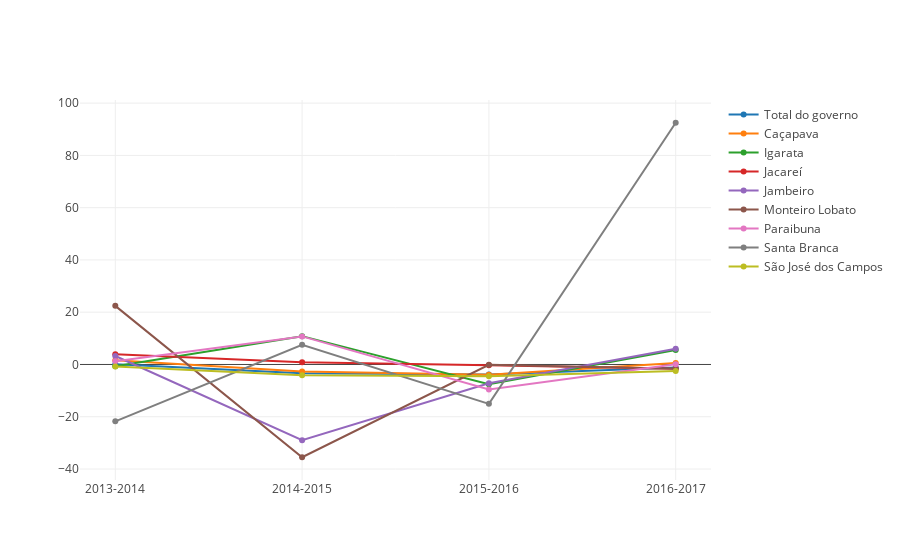

Notebook code cell kept with this figure:
### Markdown cell above
# Variação percentual dos empregos ao longo dos anos nos municípios

### Code cell
def returnMunicipio(municipio):
    municipios = []
    totalEmpregos2013 = df[df['periodo'] == 2013]
    totalEmpregos2014 = df[df['periodo'] == 2014]
    totalEmpregos2015 = df[df['periodo'] == 2015]
    totalEmpregos2016 = df[df['periodo'] == 2016]
    totalEmpregos2017 = df[df['periodo'] == 2017]
    municipio2013 = (totalEmpregos2013[df['local'] == municipio])['formais']
    municipio2014 = (totalEmpregos2014[df['local'] == municipio])['formais']
    municipio2015 = (totalEmpregos2015[df['local'] == municipio])['formais']
    municipio2016 = (totalEmpregos2016[df['local'] == municipio])['formais']
    municipio2017 = (totalEmpregos2017[df['local'] == municipio])['formais']
    municipios.extend([municipio2013.sum(), municipio2014.sum(),municipio2015.sum(),municipio2016.sum(),municipio2017.sum()])
    
    return municipios


cacapava = returnMunicipio("Caçapava")
igarata = returnMunicipio("Igaratá")
jacarei = returnMunicipio("Jacareí")
jambeiro = returnMunicipio("Jambeiro")
monteiro = returnMunicipio("Monteiro Lobato")
paraibuna = returnMunicipio("Paraibuna")
santabranca = returnMunicipio("Santa Branca")
sjc = returnMunicipio("São José dos Campos")


def returnPercent(um, dois, tres, quatro, cinco):
    
#um = a[0] #cacapava2013.sum()
#dois = a[1] #cacapava2014.sum()
#tres = a[2]  #cacapava2015.sum()
#quatro = a[3]  #cacapava2016.sum()
#cinco = a[4]  #cacapava2017.sum()
    percents = []
    umunicipioVarPercent = (dois/um - 1)*100
    dmunicipioVarPercent = (tres/dois - 1)*100
    tmunicipioVarPercent = (quatro/tres - 1)*100
    qmunicipioVarPercent = (cinco/quatro -1)*100
    #print("%.2f" %ucacapavaVarPercent, "%")
    #print("%.2f" %dcacapavaVarPercent, "%")
    #print("%.2f" %tcacapavaVarPercent, "%")
    #print("%.2f" %qcacapavaVarPercent, "%")
    percents.extend([("%.2f" %umunicipioVarPercent), ("%.2f" %dmunicipioVarPercent), ("%.2f" %tmunicipioVarPercent), ("%.2f" %qmunicipioVarPercent)])
    return percents

percentCacapava = returnPercent(cacapava[0], cacapava[1], cacapava[2], cacapava[3], cacapava[4])
percentIgarata = returnPercent(igarata[0], igarata[1], igarata[2], igarata[3], igarata[4])
percentJacarei = returnPercent(jacarei[0], jacarei[1], jacarei[2], jacarei[3], jacarei[4])
percentJambeiro = returnPercent(jambeiro[0], jambeiro[1], jambeiro[2], jambeiro[3], jambeiro[4])
percentMonteiro = returnPercent(monteiro[0], monteiro[1], monteiro[2], monteiro[3], monteiro[4])
percentParaibuna = returnPercent(paraibuna[0], paraibuna[1], paraibuna[2], paraibuna[3], paraibuna[4])
percentSantaBranca = returnPercent(santabranca[0], santabranca[1], santabranca[2], santabranca[3], santabranca[4])
percentSjc = returnPercent(sjc[0], sjc[1], sjc[2], sjc[3], sjc[4])

#print(percentSantaBranca)

Total_governo = go.Scatter(x = ['2013-2014', '2014-2015', '2015-2016', '2016-2017'],
               y = [primeiraVarPercent, segundaVarPercent, terceiraVarPercent, quartaVarPercent],
               name="Total do governo"                         
                          )

Cacapava = go.Scatter(x = ['2013-2014', '2014-2015', '2015-2016', '2016-2017'],
               y = [percentCacapava[0], percentCacapava[1], percentCacapava[2], percentCacapava[3]],
               name="Caçapava"        
                     )
Igarata = go.Scatter(x = ['2013-2014', '2014-2015', '2015-2016', '2016-2017'],
               y = [percentIgarata[0], percentIgarata[1], percentIgarata[2], percentIgarata[3]],
               name="Igarata"        
                     )
Jacarei = go.Scatter(x = ['2013-2014', '2014-2015', '2015-2016', '2016-2017'],
               y = [percentJacarei[0], percentJacarei[1], percentJacarei[2], percentJacarei[3]],
               name="Jacareí"        
                     )
Jambeiro = go.Scatter(x = ['2013-2014', '2014-2015', '2015-2016', '2016-2017'],
               y = [percentJambeiro[0], percentJambeiro[1], percentJambeiro[2], percentJambeiro[3]],
               name="Jambeiro"        
                     )
Monteiro = go.Scatter(x = ['2013-2014', '2014-2015', '2015-2016', '2016-2017'],
               y = [percentMonteiro[0], percentMonteiro[1], percentMonteiro[2], percentMonteiro[3]],
               name="Monteiro Lobato"        
                     )
Paraibuna = go.Scatter(x = ['2013-2014', '2014-2015', '2015-2016', '2016-2017'],
               y = [percentParaibuna[0], percentParaibuna[1], percentParaibuna[2], percentParaibuna[3]],
               name="Paraibuna"        
                     )
SantaBranca = go.Scatter(x = ['2013-2014', '2014-2015', '2015-2016', '2016-2017'],
               y = [percentSantaBranca[0], percentSantaBranca[1], percentSantaBranca[2], percentSantaBranca[3]],
               name="Santa Branca"        
                     )
Sjc = go.Scatter(x = ['2013-2014', '2014-2015', '2015-2016', '2016-2017'],
               y = [percentSjc[0], percentSjc[1], percentSjc[2], percentSjc[3]],
               name="São José dos Campos"        
                     )
data1 = [Total_governo, Cacapava, Igarata, Jacarei, Jambeiro, Monteiro, Paraibuna, SantaBranca, Sjc]
layout = go.Layout(
    xaxis=dict(
        tickmode='linear',
        ticks='outside',
        tick0=0,
        dtick=0.25,
        ticklen=8,
        tickwidth=4,
        tickcolor='#000'
    ),
    yaxis=dict(
        tickmode='linear',
        ticks='outside',
        tick0=0,
        dtick=0.25,
        ticklen=8,
        tickwidth=4,
        tickcolor='#000'
    )
)
fig = go.Figure(data=data1)
py.iplot(fig)

### Figure 1 — Plotly figure (JSON) as saved in the notebook; plotly's stock layout.template omitted (floating-point values rounded to 4 significant figures)
{"data": [{"name": "Total do governo", "type": "scatter", "uid": "47aa25f2-b2e8-499e-a169-2e0dc46a76f1", "x": ["2013-2014", "2014-2015", "2015-2016", "2016-2017"], "y": [0.07086, -3.309, -3.881, -1.181]}, {"name": "Caçapava", "type": "scatter", "uid": "a01231db-079a-4dc0-8fcd-1d5ebd1483ff", "x": ["2013-2014", "2014-2015", "2015-2016", "2016-2017"], "y": ["1.64", "-2.73", "-3.92", "0.58"]}, {"name": "Igarata", "type": "scatter", "uid": "9f56ed77-df93-4d6d-8137-36967fab6e6f", "x": ["2013-2014", "2014-2015", "2015-2016", "2016-2017"], "y": ["-0.65", "10.84", "-7.53", "5.51"]}, {"name": "Jacareí", "type": "scatter", "uid": "37ef9daf-1eb1-47d8-a7d1-d09b6a3e88f4", "x": ["2013-2014", "2014-2015", "2015-2016", "2016-2017"], "y": ["3.96", "0.87", "-0.31", "-1.66"]}, {"name": "Jambeiro", "type": "scatter", "uid": "dc0353db-2282-4761-a2b4-b6d1b99c29e8", "x": ["2013-2014", "2014-2015", "2015-2016", "2016-2017"], "y": ["3.24", "-28.97", "-7.18", "6.03"]}, {"name": "Monteiro Lobato", "type": "scatter", "uid": "23083e02-bbbd-4384-a06f-52870ca9bbb5", "x": ["2013-2014", "2014-2015", "2015-2016", "2016-2017"], "y": ["22.43", "-35.50", "-0.15", "-1.63"]}, {"name": "Paraibuna", "type": "scatter", "uid": "faee9788-7db8-4284-84a1-9a4370f0c84b", "x": ["2013-2014", "2014-2015", "2015-2016", "2016-2017"], "y": ["1.22", "10.74", "-9.60", "0.11"]}, {"name": "Santa Branca", "type": "scatter", "uid": "b56531f0-984c-4630-8f17-74496610fe2b", "x": ["2013-2014", "2014-2015", "2015-2016", "2016-2017"], "y": ["-21.77", "7.57", "-15.07", "92.50"]}, {"name": "São José dos Campos", "type": "scatter", "uid": "e8a699c6-2a0e-4865-8d7f-8220e25af348", "x": ["2013-2014", "2014-2015", "2015-2016", "2016-2017"], "y": ["-0.80", "-4.12", "-4.46", "-2.47"]}], "layout": {}}
